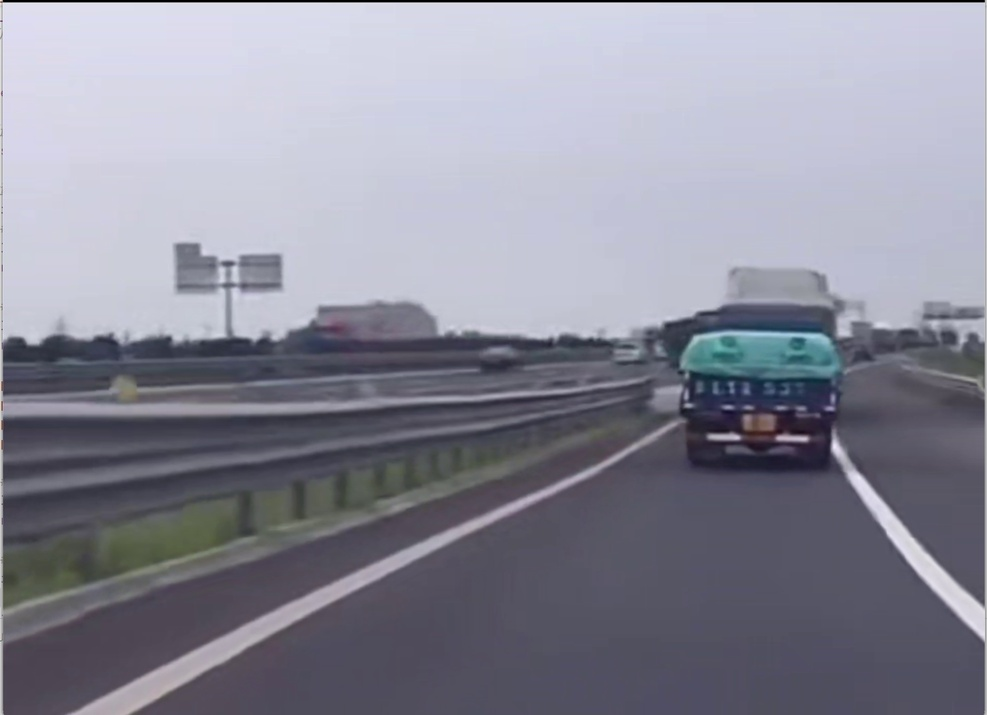
#> input picture carline4gi/carline.jpg, 987 x 715 px, shrunk from 1447 x 1048 before the run, found by its file name
$ python 02_edge_detection.py
#> lines starting #> are read from the running program, lines starting #| are printed output that depends on the picture
import cv2

img = cv2.imread('carline.jpg',cv2.IMREAD_GRAYSCALE)
#> img: shape (715, 987); min 0, max 242, mean 140.3

#得到一个保存了边缘值的矩阵,可调整阈值来减少弱边缘
edge_img = cv2.Canny(img, 100, 150)
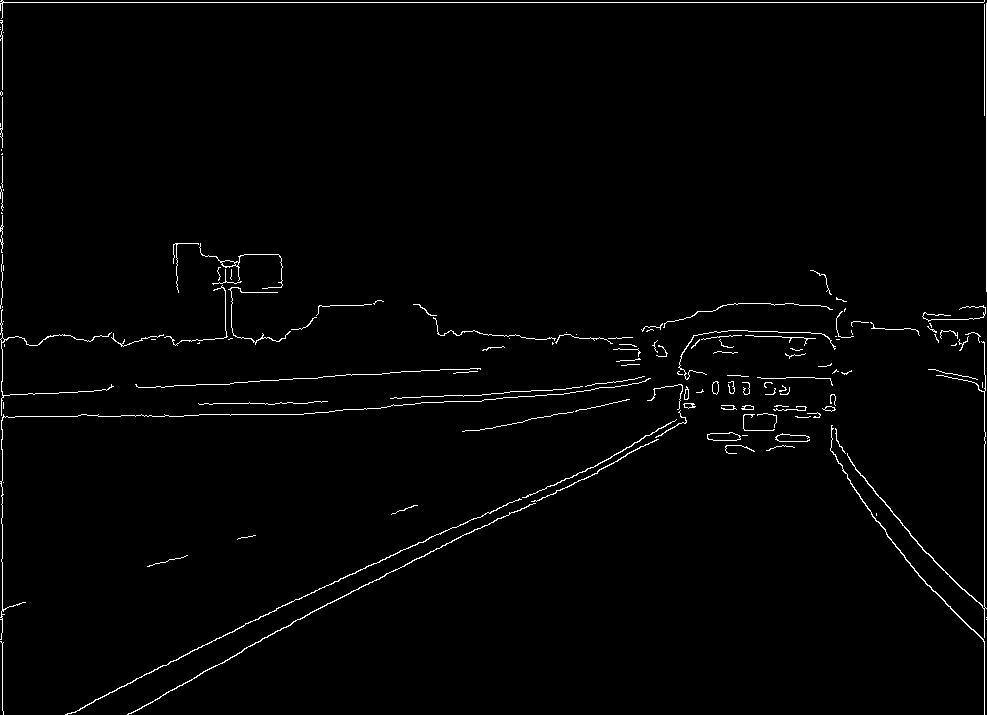
#> edge_img: shape (715, 987); 1.5% white in thin lines or dots

cv2.imshow('edges',edge_img)
cv2.waitKey(0)

cv2.imwrite('edges_img.jpg',edge_img)
